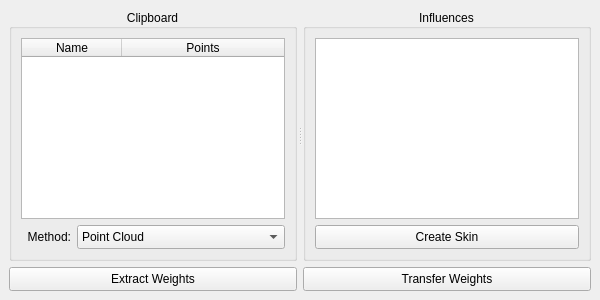
<?xml version="1.0" encoding="UTF-8"?>
<ui version="4.0">
 <class>transferWeightsWindow</class>
 <widget class="QMainWindow" name="transferWeightsWindow">
  <property name="geometry">
   <rect>
    <x>0</x>
    <y>0</y>
    <width>600</width>
    <height>300</height>
   </rect>
  </property>
  <property name="minimumSize">
   <size>
    <width>300</width>
    <height>300</height>
   </size>
  </property>
  <property name="windowTitle">
   <string>Transfer Weights</string>
  </property>
  <widget class="QWidget" name="centralwidget">
   <layout class="QVBoxLayout" name="verticalLayout_2">
    <item>
     <widget class="QSplitter" name="centralSplitter">
      <property name="sizePolicy">
       <sizepolicy hsizetype="Expanding" vsizetype="Expanding">
        <horstretch>0</horstretch>
        <verstretch>0</verstretch>
       </sizepolicy>
      </property>
      <property name="orientation">
       <enum>Qt::Horizontal</enum>
      </property>
      <property name="handleWidth">
       <number>6</number>
      </property>
      <widget class="QGroupBox" name="clipboardGroupBox">
       <property name="sizePolicy">
        <sizepolicy hsizetype="Expanding" vsizetype="Expanding">
         <horstretch>0</horstretch>
         <verstretch>0</verstretch>
        </sizepolicy>
       </property>
       <property name="title">
        <string>Clipboard</string>
       </property>
       <property name="alignment">
        <set>Qt::AlignCenter</set>
       </property>
       <layout class="QVBoxLayout" name="clipboardLayout">
        <item>
         <widget class="QTableWidget" name="clipboardTableWidget">
          <property name="horizontalScrollBarPolicy">
           <enum>Qt::ScrollBarAlwaysOff</enum>
          </property>
          <property name="editTriggers">
           <set>QAbstractItemView::NoEditTriggers</set>
          </property>
          <property name="alternatingRowColors">
           <bool>true</bool>
          </property>
          <property name="selectionMode">
           <enum>QAbstractItemView::SingleSelection</enum>
          </property>
          <property name="selectionBehavior">
           <enum>QAbstractItemView::SelectRows</enum>
          </property>
          <attribute name="horizontalHeaderStretchLastSection">
           <bool>true</bool>
          </attribute>
          <attribute name="verticalHeaderStretchLastSection">
           <bool>false</bool>
          </attribute>
          <column>
           <property name="text">
            <string>Name</string>
           </property>
          </column>
          <column>
           <property name="text">
            <string>Points</string>
           </property>
          </column>
         </widget>
        </item>
        <item>
         <layout class="QHBoxLayout" name="methodLayout">
          <item>
           <widget class="QLabel" name="methodLabel">
            <property name="sizePolicy">
             <sizepolicy hsizetype="Fixed" vsizetype="Fixed">
              <horstretch>0</horstretch>
              <verstretch>0</verstretch>
             </sizepolicy>
            </property>
            <property name="minimumSize">
             <size>
              <width>50</width>
              <height>24</height>
             </size>
            </property>
            <property name="maximumSize">
             <size>
              <width>50</width>
              <height>24</height>
             </size>
            </property>
            <property name="text">
             <string>Method:</string>
            </property>
            <property name="alignment">
             <set>Qt::AlignRight|Qt::AlignTrailing|Qt::AlignVCenter</set>
            </property>
           </widget>
          </item>
          <item>
           <widget class="QComboBox" name="methodComboBox">
            <property name="sizePolicy">
             <sizepolicy hsizetype="Expanding" vsizetype="Fixed">
              <horstretch>0</horstretch>
              <verstretch>0</verstretch>
             </sizepolicy>
            </property>
            <property name="minimumSize">
             <size>
              <width>0</width>
              <height>24</height>
             </size>
            </property>
            <property name="maximumSize">
             <size>
              <width>16777215</width>
              <height>24</height>
             </size>
            </property>
            <item>
             <property name="text">
              <string>Point Cloud</string>
             </property>
            </item>
            <item>
             <property name="text">
              <string>Inverse Distance</string>
             </property>
            </item>
            <item>
             <property name="text">
              <string>Point on Surface</string>
             </property>
            </item>
           </widget>
          </item>
         </layout>
        </item>
       </layout>
      </widget>
      <widget class="QGroupBox" name="influenceGroupBox">
       <property name="sizePolicy">
        <sizepolicy hsizetype="Expanding" vsizetype="Expanding">
         <horstretch>0</horstretch>
         <verstretch>0</verstretch>
        </sizepolicy>
       </property>
       <property name="title">
        <string>Influences</string>
       </property>
       <property name="alignment">
        <set>Qt::AlignCenter</set>
       </property>
       <layout class="QVBoxLayout" name="influenceLayout">
        <item>
         <widget class="QListWidget" name="influenceListWidget">
          <property name="horizontalScrollBarPolicy">
           <enum>Qt::ScrollBarAlwaysOff</enum>
          </property>
          <property name="editTriggers">
           <set>QAbstractItemView::NoEditTriggers</set>
          </property>
          <property name="alternatingRowColors">
           <bool>true</bool>
          </property>
          <property name="selectionBehavior">
           <enum>QAbstractItemView::SelectRows</enum>
          </property>
          <property name="uniformItemSizes">
           <bool>true</bool>
          </property>
          <property name="itemAlignment">
           <set>Qt::AlignCenter</set>
          </property>
         </widget>
        </item>
        <item>
         <widget class="QPushButton" name="createPushButton">
          <property name="sizePolicy">
           <sizepolicy hsizetype="Expanding" vsizetype="Fixed">
            <horstretch>0</horstretch>
            <verstretch>0</verstretch>
           </sizepolicy>
          </property>
          <property name="minimumSize">
           <size>
            <width>0</width>
            <height>24</height>
           </size>
          </property>
          <property name="maximumSize">
           <size>
            <width>16777215</width>
            <height>24</height>
           </size>
          </property>
          <property name="text">
           <string>Create Skin</string>
          </property>
         </widget>
        </item>
       </layout>
      </widget>
     </widget>
    </item>
    <item>
     <layout class="QHBoxLayout" name="buttonsLayout">
      <item>
       <widget class="QPushButton" name="extractPushButton">
        <property name="sizePolicy">
         <sizepolicy hsizetype="Expanding" vsizetype="Fixed">
          <horstretch>0</horstretch>
          <verstretch>0</verstretch>
         </sizepolicy>
        </property>
        <property name="minimumSize">
         <size>
          <width>0</width>
          <height>24</height>
         </size>
        </property>
        <property name="maximumSize">
         <size>
          <width>16777215</width>
          <height>24</height>
         </size>
        </property>
        <property name="text">
         <string>Extract Weights</string>
        </property>
       </widget>
      </item>
      <item>
       <widget class="QPushButton" name="transferPushButton">
        <property name="sizePolicy">
         <sizepolicy hsizetype="Expanding" vsizetype="Fixed">
          <horstretch>0</horstretch>
          <verstretch>0</verstretch>
         </sizepolicy>
        </property>
        <property name="minimumSize">
         <size>
          <width>0</width>
          <height>24</height>
         </size>
        </property>
        <property name="maximumSize">
         <size>
          <width>16777215</width>
          <height>24</height>
         </size>
        </property>
        <property name="text">
         <string>Transfer Weights</string>
        </property>
       </widget>
      </item>
     </layout>
    </item>
   </layout>
  </widget>
 </widget>
 <resources/>
 <connections/>
</ui>
